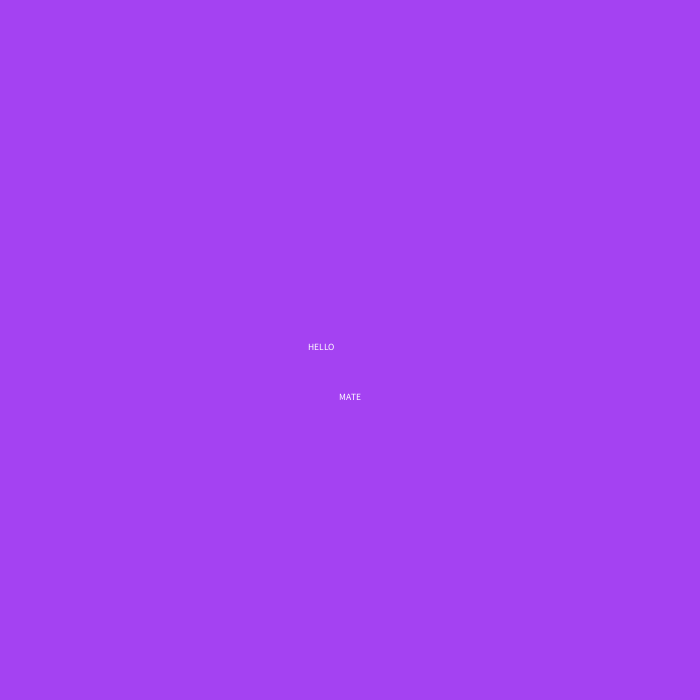
Frame 1 (no input)
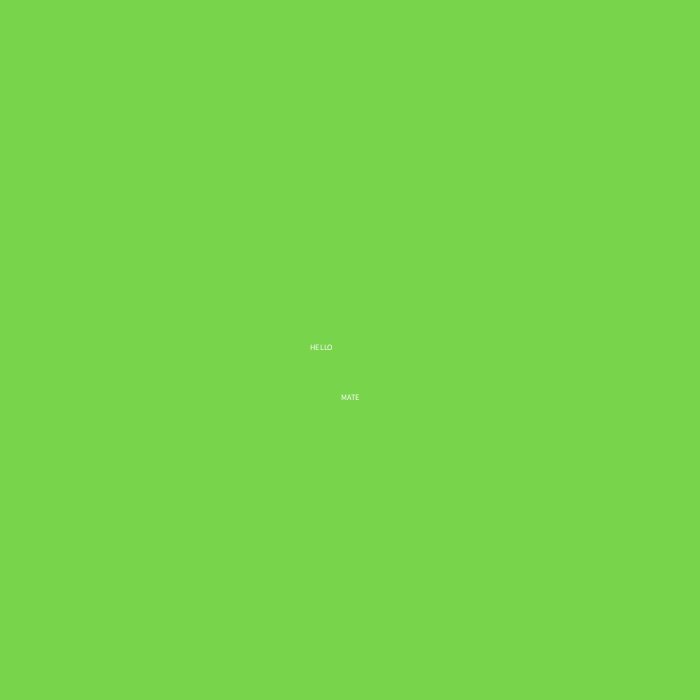
Frame 60 (the mouse pressed at the canvas centre just before this capture)
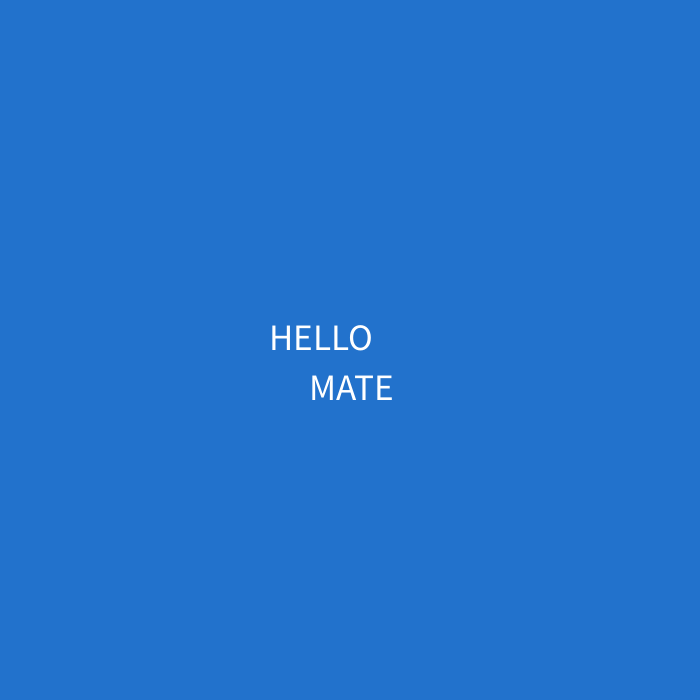
Frame 120 (the mouse held since frame 60 and released just before this capture)

The Processing sketch that drew these frames (run headless with seeded random() and noise(); from frame 60 on, the mouse is pressed at the canvas centre):

// Processing sketch: hi
// ── hi.pde
void setup(){
  size(700,700);
}

void draw(){
  translate(320,350);
  background(random(255),random(255),random(255));
  textSize(random(40));
  textAlign(CENTER);
  text("HELLO",0,0);
  text("MATE", 30,50);
}
